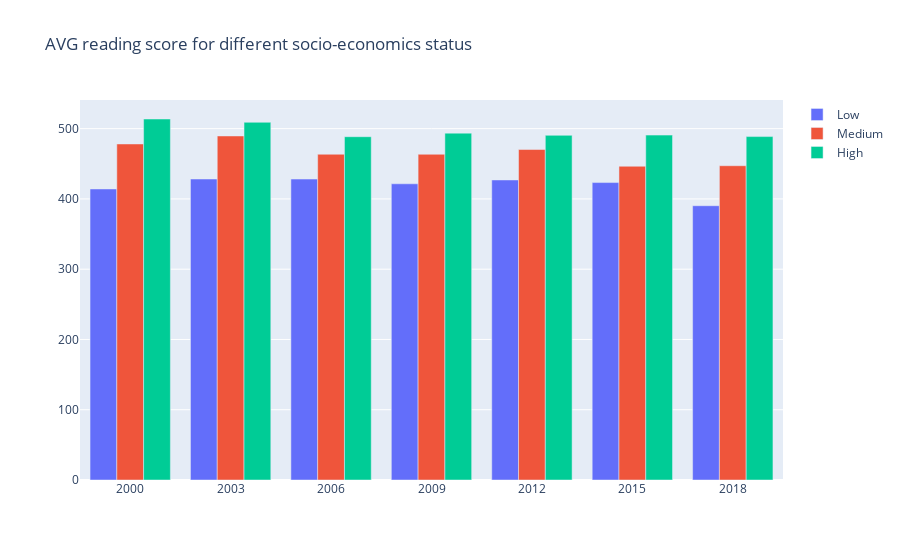

The code cell stored with this chart in its notebook:
### Code cell
# Create traces for each set of values
trace1 = go.Bar(x=year_cat, y=low, name='Low')
trace2 = go.Bar(x=year_cat, y=medium, name='Medium')
trace3 = go.Bar(x=year_cat, y=high, name='High')

# Layout settings
layout = go.Layout(
    title='AVG reading score for different socio-economics status',
    barmode='group'  # Set barmode to 'stack' for stacking bars
)

# Create the figure with the traces and layout
fig = go.Figure(data=[trace1, trace2,trace3], layout=layout)

# Show the plot
fig.show()

fig.write_html("reading_ses.html")

### Figure 1 — Plotly figure (JSON) as saved in the notebook; plotly's stock layout.template omitted (floating-point values rounded to 4 significant figures)
{"data": [{"name": "Low", "type": "bar", "x": ["2000", "2003", "2006", "2009", "2012", "2015", "2018"], "y": [414.2, 428.3, 428.2, 421.5, 427.0, 423.3, 390.3]}, {"name": "Medium", "type": "bar", "x": ["2000", "2003", "2006", "2009", "2012", "2015", "2018"], "y": [478.2, 489.6, 463.5, 463.5, 470.3, 446.5, 447.2]}, {"name": "High", "type": "bar", "x": ["2000", "2003", "2006", "2009", "2012", "2015", "2018"], "y": [513.7, 509.0, 488.5, 493.6, 490.5, 490.8, 488.7]}], "layout": {"barmode": "group", "title": {"text": "AVG reading score for different socio-economics status"}}}
